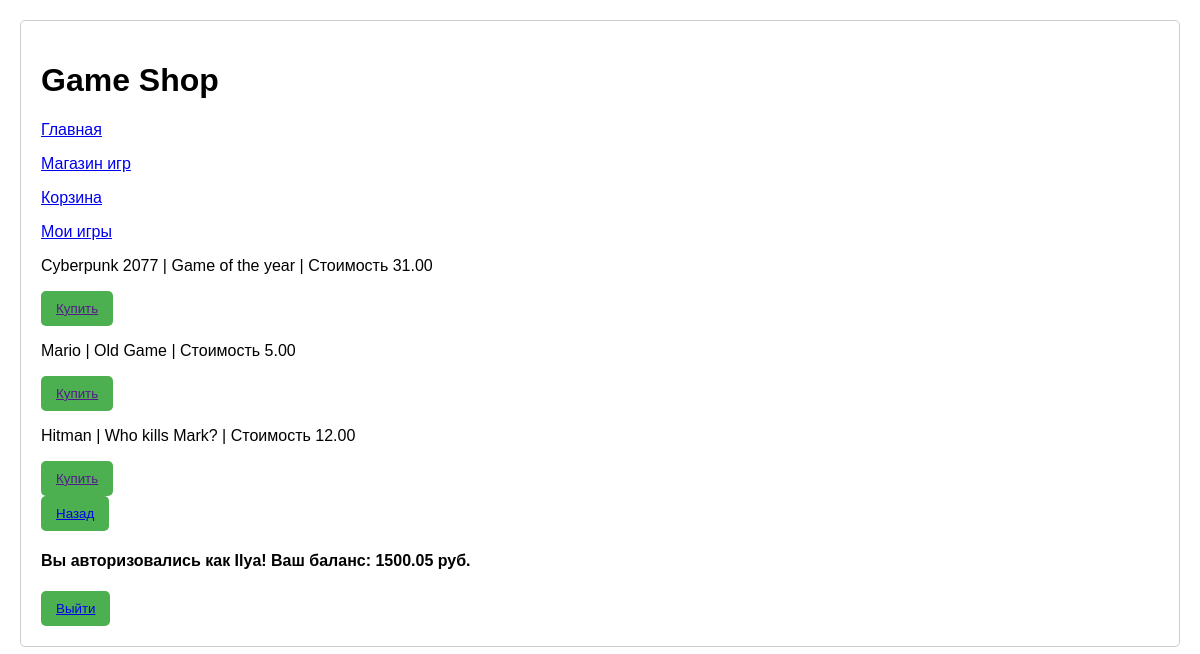
The app's page /shop/ (signed in) with its own data.
### task1/models.py (models this page shows, shortened)
class Game(models.Model):
    title = models.CharField(max_length=100)
    cost = models.DecimalField(max_digits=10, decimal_places=2)
    size = models.DecimalField(max_digits=100, decimal_places=3)
    description = models.TextField()
    age_limited = models.BooleanField(default=False)
    buyer = models.ManyToManyField(Buyer, related_name='task1_game')

class Buyer(models.Model):
    name = models.CharField(max_length=50)
    password = models.CharField(max_length=128)
    balance = models.DecimalField(max_digits=10, decimal_places=2, default=0)
    age = models.IntegerField()
    login = models.BooleanField(default=False)

### task1/views.py (the view)
# urls.py: path('shop/', include([
def shop(request):
    games = Game.objects.all()
    buyer_name = request.session.get('buyer_name')
    buyer = None
    if buyer_name:
        try:
            buyer = Buyer.objects.get(name=buyer_name)
        except Buyer.DoesNotExist:
            buyer = None
    context = {
        'buyer': buyer,
        'games': games,
    }
    return render(request, "shop.html", context)

### task1/templates/shop.html
{% extends "menu.html" %}
{% block pagename %}
    <h1>Game Shop</h1>
{% endblock %}
{% block menu %}
    {{ block.super }}
{% endblock %}
{% block content %}
    {% for game in games %}
        <p>{{ game.title }} | {{ game.description }} | Стоимость {{ game.cost }} </p>
        {% if game.age_limited == 0 %}
            <button><a href="">Купить</a></button>
        {% elif game.age_limited == 1 and buyer.age >= 18 %}
            <button><a href="">Купить</a></button>
        {% else %}
            <p>Даная игра не доступна для Вас по возрастным ограничениям</p>
        {% endif %}
    {% endfor %}
    <br><button><a href="/">Назад</a></button>
    <br>{{ block.super }}
{% endblock %}

### task1/templates/menu.html (shortened to what this page needs)
<!DOCTYPE html>
<html lang="en">
<head>
    {% load static %}
    <link rel="stylesheet" href="{% static 'task1/styles.css' %}">
</head>
<body>
    {% block pagename %}{% endblock %}
    {% block menu %}
        <p><a href="/">Главная</a></p>
        <p><a href="/shop">Магазин игр</a></p>
        <p><a href="/shopping_card">Корзина</a></p>
        {% if buyer %}
            <p><a href="/my_game">Мои игры</a></p>
        {% endif %}
    {% endblock %}
    {% block content %}
    {% endblock %}
    {% block authorization %}
            {% if not buyer%}
                <button><a href="authorization/">Авторизация</a></button>
                <button><a href="registration/">Регистрация</a></button>
            {% else %}
                <h4>Вы авторизовались как {{ buyer.name }}! Ваш баланс: {{ buyer.balance}} руб.</h4>
                <button><a href="{% url 'logout' %}">Выйти</a></button>
            {% endif %}
    {% endblock %}
</body>
</html>

### task1/static/task1/styles.css (style rules this page uses)
body { font-family: Arial, Helvetica, sans-serif; margin: 20px; padding: 20px; border: 1px solid #ccc; border-radius: 5px; }
button { padding: 10px 15px; background-color: #4CAF50; color: white; border: none; border-radius: 5px; cursor: pointer; }

### records on screen
Game: title "Cyberpunk 2077", description "Game of the year", cost "31.00", age_limited "Купить"
Game: title "Mario", description "Old Game", cost "5.00", age_limited "Купить"
Game: title "Hitman", description "Who kills Mark?", cost "12.00", age_limited "Купить"
Buyer: name "Ilya", balance "1500.05"
